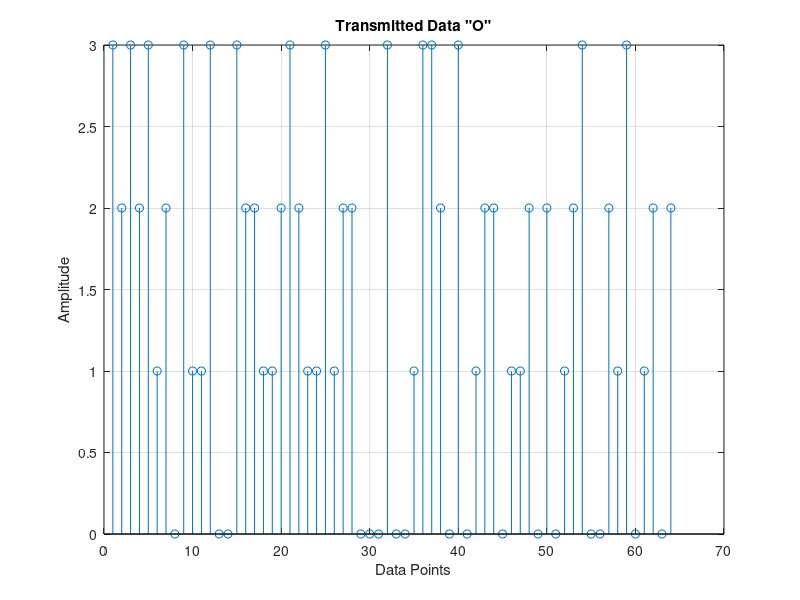
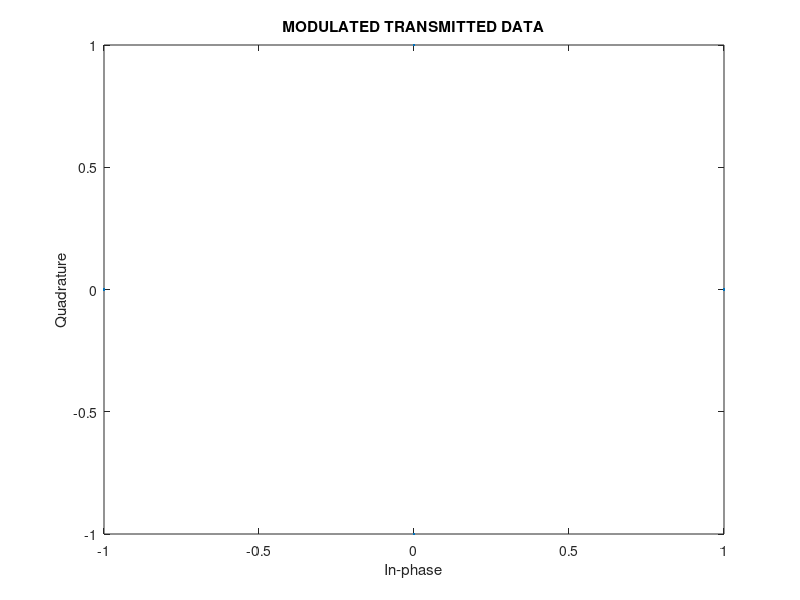
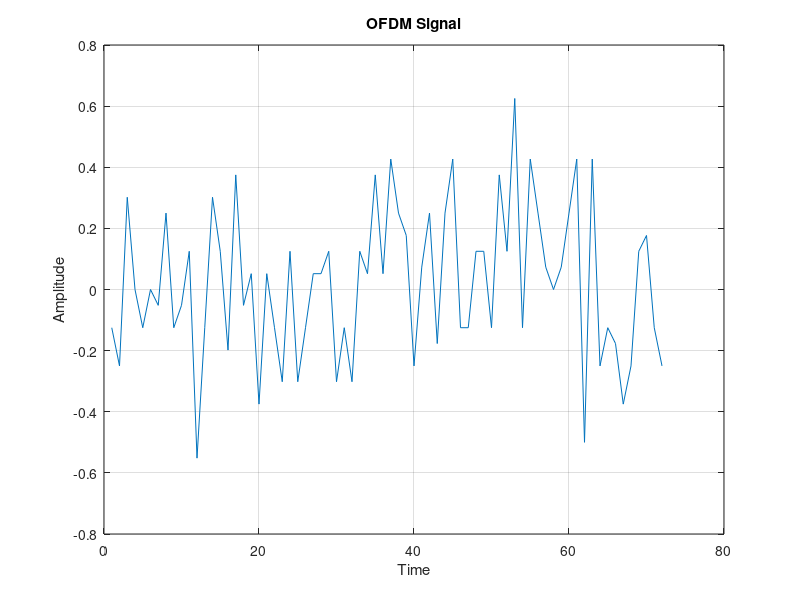
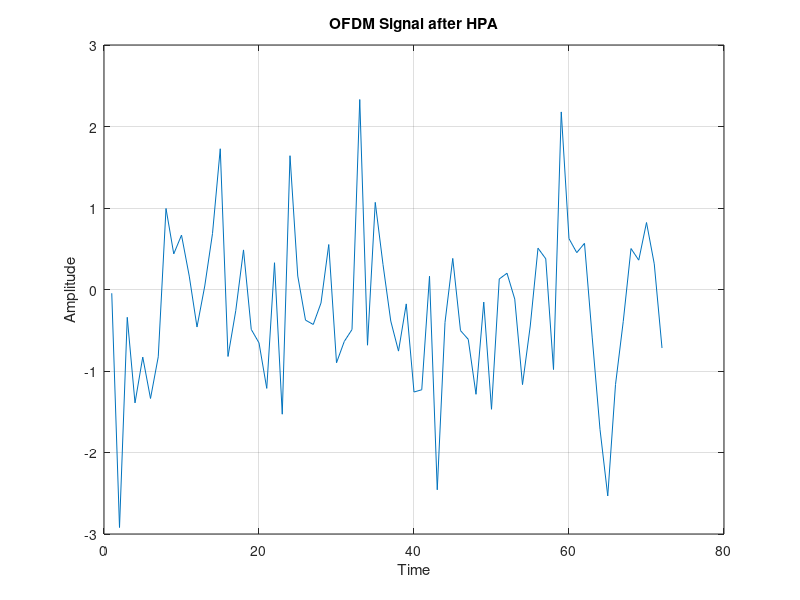

MATLAB code for these plots, in order:
%==========================================================================
% The mfile investigates the effects of high power amplifier and the 
% channel noise on the ofdm signals. 
% Written By     : Baher Mohamed
%==========================================================================
clear all
clc
 
%   ---------------
%   A: Setting Parameters
%   ---------------
M = 4;                          %   QPSK signal constellation
no_of_data_points = 64;        %   have 64 data points
block_size = 8;                 %   size of each ofdm block
cp_len = ceil(0.1*block_size);  %   length of cyclic prefix
no_of_ifft_points = block_size;           %   8 points for the FFT/IFFT
no_of_fft_points = block_size;
%   ---------------------------------------------
%   B:  %   +++++   TRANSMITTER    +++++
%   ---------------------------------------------
%   1.  Generate 1 x 64 vector of random data points
data_source = randsrc(1, no_of_data_points, 0:M-1);
figure(1)
stem(data_source); grid on; xlabel('Data Points'); ylabel('Amplitude')
title('Transmitted Data "O"')
%   2.  Perform QPSK modulation
qpsk_modulated_data = pskmod(data_source, M);
scatterplot(qpsk_modulated_data);title('MODULATED TRANSMITTED DATA');
%   3. Do IFFT on each block
%   Make the serial stream a matrix where each column represents a pre-OFDM
%   block (w/o cyclic prefixing)
%   First: Find out the number of colums that will exist after reshaping
num_cols=length(qpsk_modulated_data)/block_size;
data_matrix = reshape(qpsk_modulated_data, block_size, num_cols);
% Second: Create empty matix to put the IFFT'd data
cp_start = block_size-cp_len;
cp_end = block_size;
%   Third: Operate columnwise & do CP
for i=1:num_cols
    ifft_data_matrix(:,i) = ifft((data_matrix(:,i)),no_of_ifft_points);
    %   Compute and append Cyclic Prefix
    for j=1:cp_len
       actual_cp(j,i) = ifft_data_matrix(j+cp_start,i);
    end
    %   Append the CP to the existing block to create the actual OFDM block
    ifft_data(:,i) = vertcat(actual_cp(:,i),ifft_data_matrix(:,i));
end
%   4.  Convert to serial stream for transmission
[rows_ifft_data cols_ifft_data]=size(ifft_data);
len_ofdm_data = rows_ifft_data*cols_ifft_data;
%   Actual OFDM signal to be transmitted
ofdm_signal = reshape(ifft_data, 1, len_ofdm_data);
figure(3);
plot(real(ofdm_signal)); xlabel('Time'); ylabel('Amplitude');
title('OFDM Signal');grid on;
%   ------------------------------------------
%   C:  %   +++++   HPA    +++++
%   ------------------------------------------
% To show the effect of the PA simply we will add random complex noise
% when the power exceeds the avg. value, otherwise it add nothing.
% 1. Generate random complex noise.
noise = randn(1,len_ofdm_data) +  sqrt(-1)*randn(1,len_ofdm_data);
% 2. Transmitted OFDM signal after passing through HPA
avg=0.4;
for i=1:length(ofdm_signal)
	if ofdm_signal(i) > avg
		ofdm_signal(i) = ofdm_signal(i)+noise(i);
    end
    if ofdm_signal(i) < -avg
		ofdm_signal(i) = ofdm_signal(i)+noise(i);
    end
end
figure(4)
plot(real(ofdm_signal)); xlabel('Time'); ylabel('Amplitude');
title('OFDM Signal after HPA');grid on;

%   --------------------------------
%   D:  %   +++++   CHANNEL    +++++
%   --------------------------------
%   Create a complex multipath channel
channel = randn(1,block_size) + sqrt(-1)*randn(1,block_size);
%   ------------------------------------------
%   E:  %   +++++   RECEIVER    +++++
%   ------------------------------------------
%   1.  Pass the ofdm signal through the channel
after_channel = filter(channel, 1, ofdm_signal);
%   2.   Add Noise
awgn_noise = awgn(zeros(1,length(after_channel)),0);
%   3.  Add noise to signal...
recvd_signal = awgn_noise+after_channel;
%   4.  Convert Data back to "parallel" form to perform FFT
recvd_signal_matrix = reshape(recvd_signal,rows_ifft_data, cols_ifft_data);
%   5.  Remove CP
recvd_signal_matrix(1:cp_len,:)=[];
%   6.  Perform FFT
for i=1:cols_ifft_data
    %   FFT
    fft_data_matrix(:,i) = fft(recvd_signal_matrix(:,i),no_of_fft_points);
end
%   7.  Convert to serial stream
recvd_serial_data = reshape(fft_data_matrix, 1,(block_size*num_cols));
scatterplot(recvd_serial_data);title('MODULATED RECEIVED DATA');
%   8.  Demodulate the data
qpsk_demodulated_data = pskdemod(recvd_serial_data,M);
scatterplot(recvd_serial_data);title('MODULATED RECEIVED DATA');
figure(5)
stem(qpsk_demodulated_data,'rx');
grid on;xlabel('Data Points');ylabel('Amplitude');title('Received Data "X"')   
